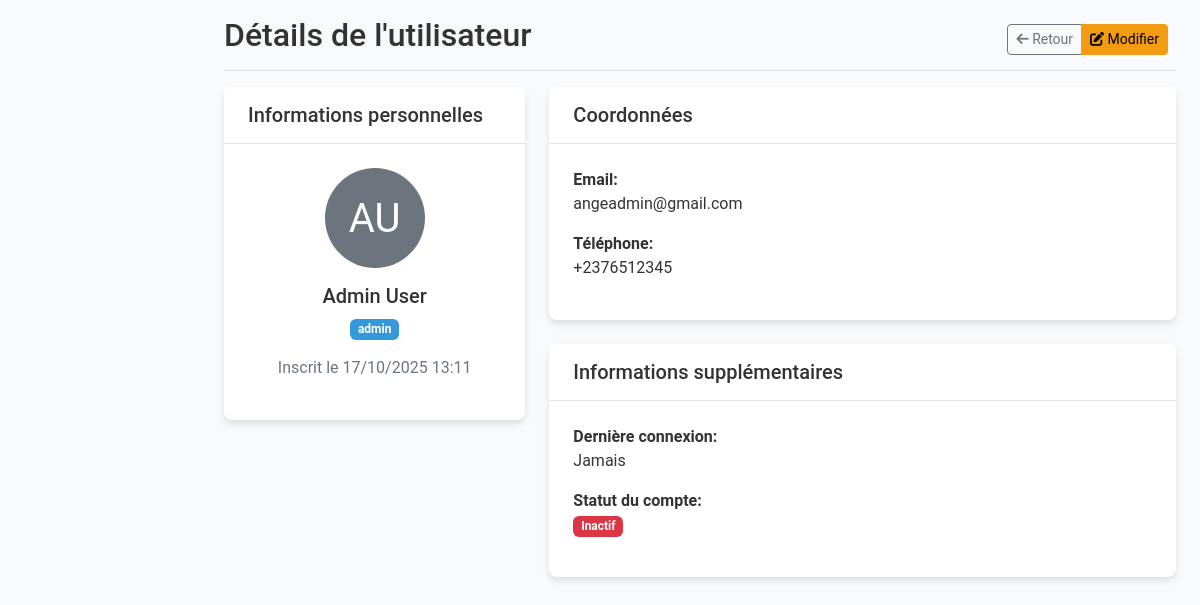
The page /admin/view_user.php?id=1 on the database its author committed.
### tables this page shows
CREATE TABLE users (
    user_id INT PRIMARY KEY AUTO_INCREMENT,
    first_name VARCHAR(50) NOT NULL,
    last_name VARCHAR(50) NOT NULL,
    email VARCHAR(100) UNIQUE NOT NULL,
    phone_number VARCHAR(20),
    country VARCHAR(100),
    state VARCHAR(100),
    quarter VARCHAR(100),
    password_hash VARCHAR(255) NOT NULL,
    registration_date TIMESTAMP DEFAULT CURRENT_TIMESTAMP,
    role_id INT DEFAULT 2,
    FOREIGN KEY (role_id) REFERENCES roles(role_id)
);

CREATE TABLE roles (
    role_id INT PRIMARY KEY AUTO_INCREMENT,
    role_name VARCHAR(50) NOT NULL,
    description TEXT
);

### admin/view_user.php (the view, shortened to what this page needs)
<?php
require_once '../DatabaseConnection/db_config.php';
$user_id = $_GET['id'];
$sql = "SELECT u.*, r.role_name FROM users u
        JOIN roles r ON u.role_id = r.role_id
        WHERE u.user_id = ?";
$stmt = $conn->prepare($sql);
$stmt->bind_param("i", $user_id);
$stmt->execute();
$result = $stmt->get_result();
$user = $result->fetch_assoc();
?>
<!DOCTYPE html>
<html lang="fr">
<head>
    <?php include 'includes/header_scripts.php'; ?>
</head>
<body>
    <div class="container-fluid">
        <div class="row">
            <main class="col-md-9 ms-sm-auto col-lg-10 px-md-4">
                <div class="d-flex justify-content-between flex-wrap flex-md-nowrap align-items-center pt-3 pb-2 mb-3 border-bottom">
                    <h1 class="h2">Détails de l'utilisateur</h1>
                    <div class="btn-toolbar mb-2 mb-md-0">
                        <div class="btn-group me-2">
                            <a href="all_users.php" class="btn btn-sm btn-outline-secondary">
                                <i class="fas fa-arrow-left"></i> Retour
                            </a>
                            <a href="edit_user.php?id=<?php echo $user['user_id']; ?>" class="btn btn-sm btn-warning">
                                <i class="fas fa-edit"></i> Modifier
                            </a>
                        </div>
                    </div>
                </div>
                <div class="row">
                    <div class="col-md-4">
                        <div class="card">
                            <div class="card-header">
                                <h5 class="card-title mb-0">Informations personnelles</h5>
                            </div>
                            <div class="card-body text-center">
                                <div class="mb-3">
                                    <div class="d-inline-block rounded-circle bg-secondary text-white p-3" style="width: 100px; height: 100px; line-height: 70px; font-size: 2.5rem;">
                                        <?php echo strtoupper(substr($user['first_name'], 0, 1) . substr($user['last_name'], 0, 1)); ?>
                                    </div>
                                </div>
                                <h5 class="card-title"><?php echo htmlspecialchars($user['first_name'] . ' ' . $user['last_name']); ?></h5>
                                <p class="card-text">
                                    <span class="badge bg-info"><?php echo htmlspecialchars($user['role_name']); ?></span>
                                </p>
                                <p class="text-muted">
                                    Inscrit le <?php echo date('d/m/Y H:i', strtotime($user['registration_date'])); ?>
                                </p>
                            </div>
                        </div>
                    </div>
                    <div class="col-md-8">
                        <div class="card">
                            <div class="card-header">
                                <h5 class="card-title mb-0">Coordonnées</h5>
                            </div>
                            <div class="card-body">
                                <div class="mb-3">
                                    <label class="fw-bold">Email:</label>
                                    <p><?php echo htmlspecialchars($user['email']); ?></p>
                                </div>
                                <div class="mb-3">
                                    <label class="fw-bold">Téléphone:</label>
                                    <p><?php echo htmlspecialchars($user['phone_number']); ?></p>
                                </div>
                            </div>
                        </div>
                        <div class="card mt-4">
                            <div class="card-header">
                                <h5 class="card-title mb-0">Informations supplémentaires</h5>
                            </div>
                            <div class="card-body">
                                <div class="mb-3">
                                    <label class="fw-bold">Dernière connexion:</label>
                                    <p><?php echo isset($user['last_login']) ? date('d/m/Y H:i', strtotime($user['last_login'])) : 'Jamais'; ?></p>
                                </div>
                                <div class="mb-3">
                                    <label class="fw-bold">Statut du compte:</label>
                                    <?php if(isset($user['is_active']) && $user['is_active'] == 1): ?>
                                        <p><span class="badge bg-success">Actif</span></p>
                                    <?php else: ?>
                                        <p><span class="badge bg-danger">Inactif</span></p>
                                    <?php endif; ?>
                                </div>
                            </div>
                        </div>
                    </div>
                </div>
            </main>
        </div>
    </div>
</body>
</html>

### assets/css/admin-styles.css (style rules this page uses)
:root { --primary-color: #3498db; --secondary-color: #2c3e50; --success-color: #2ecc71; --danger-color: #e74c3c; --warning-color: #f39c12; --info-color: #3498db; --light-color: #ecf0f1; --dark-color: #2c3e50; }
body { font-family: "Roboto", sans-serif; background-color: #f8f9fa; color: #333; }
.btn-warning { background-color: var(--warning-color); border-color: var(--warning-color); }
.card { box-shadow: 0 4px 6px rgba(0, 0, 0, 0.1); border-radius: 8px; border: none; margin-bottom: 1.5rem; }
.card-header { background-color: #fff; border-bottom: 1px solid rgba(0, 0, 0, 0.1); padding: 1rem 1.5rem; }
.card-body { padding: 1.5rem; }
.badge.bg-info { background-color: var(--info-color) !important; }

### rows shown on the page
users: first_name+last_name "AU", first_name+last_name "Admin User", role.role_name "admin", registration_date "17/10/2025 13:11", email "angeadmin@gmail.com", phone_number "+2376512345"
